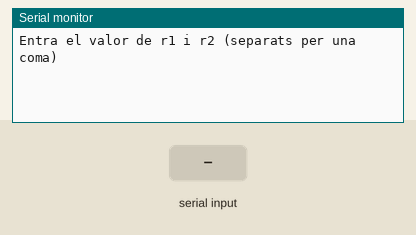
The sketch below on a simulated Arduino Uno, built with avr-gcc and run on an emulated ATmega328P. On the bench: the last lines printed to the serial monitor. The test bench sets the inputs (shaded band).

Above: at 1.2 s.
1.3 s: "90,45\n" received over Serial
At 1.4 s:
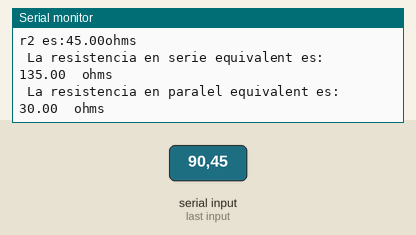
2.8 s: "30,150\n" received over Serial
At 3.3 s:
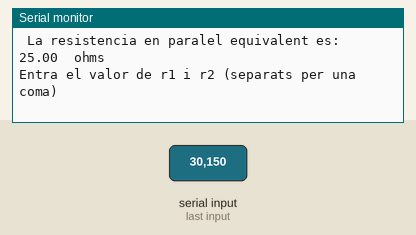
Timing chart, 0 to 5.8 s (numbered marks = the images above; inputs shaded):
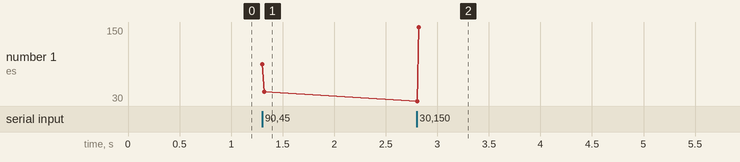

The sketch:

serial_5.1.ino
```cpp
/******************************************************************
 **                                                              **
 **                   SERIAL 5.1                                 **
 **                                                              **
 ******************************************************************/

//***************  INCLUDES   **************************************


//***************  VARIABLES  **************************************

float r1, r2; // variables per les Resistencies

float rSerie, rParalel; // variables per els resultats
//***************  SETUP   ****************************************
void setup() {

Serial.begin(9600); // initialitzar llibreria serial begin

Serial.println("Entra el valor de r1 i r2 (separats per una coma)");
}

//*************    LOOP   ******************************************
void loop() {
while (Serial.available() > 0) {// if there&#39;s any serial available, read it

r1 = Serial.parseInt();// look for valid int the incoming serial stream
Serial.print ("r1 es:");
Serial.print (r1);
Serial.println ("ohms");

r2 = Serial.parseInt();
Serial.print ("r2 es:");
Serial.print (r2);
Serial.println ("ohms");


if (Serial.read() == '\n') { //look for newline. Is the end of your sentence

rSerie = r1 + r2;
rParalel = (r1 * r2)/ (r1+r2);
Serial.print (" La resistencia en serie equivalent es:  ");
Serial.print (rSerie);
Serial.println ("  ohms ");

Serial.print (" La resistencia en paralel equivalent es:  ");
Serial.print (rParalel);
Serial.println ("  ohms ");
}
Serial.println("Entra el valor de r1 i r2 (separats per una coma)");
}
}
```

Measured:
- after the input at 1.3 s, the serial monitor: prints a new line at once (image 1)
- after the input at 2.8 s, the serial monitor: prints a new line at once (image 2)
- plotted number 1: 45 → 150 after the input at 2.8 s
